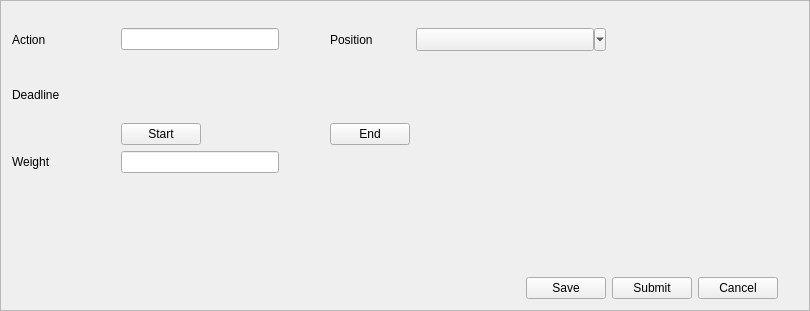
         <widget class="QFrame" name="actionPlanFrame">
          <property name="sizePolicy">
           <sizepolicy hsizetype="Expanding" vsizetype="Expanding">
            <horstretch>0</horstretch>
            <verstretch>0</verstretch>
           </sizepolicy>
          </property>
          <property name="minimumSize">
           <size>
            <width>800</width>
            <height>311</height>
           </size>
          </property>
          <property name="frameShape">
           <enum>QFrame::StyledPanel</enum>
          </property>
          <property name="frameShadow">
           <enum>QFrame::Raised</enum>
          </property>
          <layout class="QGridLayout" name="gridLayout_24">
           <item row="0" column="0">
            <widget class="QLabel" name="actionPlanActionButton">
             <property name="text">
              <string>Action</string>
             </property>
            </widget>
           </item>
           <item row="0" column="1" colspan="2">
            <spacer name="horizontalSpacer_19">
             <property name="orientation">
              <enum>Qt::Horizontal</enum>
             </property>
             <property name="sizeHint" stdset="0">
              <size>
               <width>55</width>
               <height>20</height>
              </size>
             </property>
            </spacer>
           </item>
           <item row="0" column="3" colspan="2">
            <widget class="QLineEdit" name="actionPlanActionEdit"/>
           </item>
           <item row="0" column="5">
            <spacer name="horizontalSpacer_18">
             <property name="orientation">
              <enum>Qt::Horizontal</enum>
             </property>
             <property name="sizeHint" stdset="0">
              <size>
               <width>17</width>
               <height>20</height>
              </size>
             </property>
            </spacer>
           </item>
           <item row="0" column="6">
            <widget class="QLabel" name="actionPlanPositionLabel">
             <property name="text">
              <string>Position</string>
             </property>
            </widget>
           </item>
           <item row="0" column="7" colspan="2">
            <widget class="QToolButton" name="actionPlanPositionMenu">
             <property name="minimumSize">
              <size>
               <width>190</width>
               <height>20</height>
              </size>
             </property>
             <property name="maximumSize">
              <size>
               <width>16777215</width>
               <height>23</height>
              </size>
             </property>
             <property name="text">
              <string/>
             </property>
             <property name="popupMode">
              <enum>QToolButton::MenuButtonPopup</enum>
             </property>
             <property name="toolButtonStyle">
              <enum>Qt::ToolButtonTextOnly</enum>
             </property>
            </widget>
           </item>
           <item row="0" column="9" colspan="2">
            <spacer name="horizontalSpacer_56">
             <property name="orientation">
              <enum>Qt::Horizontal</enum>
             </property>
             <property name="sizeHint" stdset="0">
              <size>
               <width>153</width>
               <height>20</height>
              </size>
             </property>
            </spacer>
           </item>
           <item row="0" column="11">
            <spacer name="verticalSpacer_24">
             <property name="orientation">
              <enum>Qt::Vertical</enum>
             </property>
             <property name="sizeHint" stdset="0">
              <size>
               <width>20</width>
               <height>47</height>
              </size>
             </property>
            </spacer>
           </item>
           <item row="1" column="0" colspan="2">
            <widget class="QLabel" name="actionPlanDeadlineLabel">
             <property name="text">
              <string>Deadline</string>
             </property>
            </widget>
           </item>
           <item row="1" column="5" rowspan="2">
            <spacer name="verticalSpacer_25">
             <property name="orientation">
              <enum>Qt::Vertical</enum>
             </property>
             <property name="sizeHint" stdset="0">
              <size>
               <width>20</width>
               <height>72</height>
              </size>
             </property>
            </spacer>
           </item>
           <item row="2" column="2">
            <spacer name="horizontalSpacer_25">
             <property name="orientation">
              <enum>Qt::Horizontal</enum>
             </property>
             <property name="sizeHint" stdset="0">
              <size>
               <width>39</width>
               <height>20</height>
              </size>
             </property>
            </spacer>
           </item>
           <item row="2" column="3">
            <widget class="QPushButton" name="actionPlanStartButton">
             <property name="text">
              <string>Start</string>
             </property>
            </widget>
           </item>
           <item row="2" column="4">
            <spacer name="horizontalSpacer_43">
             <property name="orientation">
              <enum>Qt::Horizontal</enum>
             </property>
             <property name="sizeHint" stdset="0">
              <size>
               <width>72</width>
               <height>20</height>
              </size>
             </property>
            </spacer>
           </item>
           <item row="2" column="6">
            <widget class="QPushButton" name="actionPlanEndButton">
             <property name="text">
              <string>End</string>
             </property>
            </widget>
           </item>
           <item row="2" column="7">
            <spacer name="horizontalSpacer_58">
             <property name="orientation">
              <enum>Qt::Horizontal</enum>
             </property>
             <property name="sizeHint" stdset="0">
              <size>
               <width>100</width>
               <height>20</height>
              </size>
             </property>
            </spacer>
           </item>
           <item row="3" column="0">
            <widget class="QLabel" name="actionPlanWeightLabel">
             <property name="text">
              <string>Weight</string>
             </property>
            </widget>
           </item>
           <item row="3" column="1" colspan="2">
            <spacer name="horizontalSpacer_39">
             <property name="orientation">
              <enum>Qt::Horizontal</enum>
             </property>
             <property name="sizeHint" stdset="0">
              <size>
               <width>55</width>
               <height>20</height>
              </size>
             </property>
            </spacer>
           </item>
           <item row="3" column="3" colspan="2">
            <widget class="QLineEdit" name="actionPlanWeightEdit"/>
           </item>
           <item row="4" column="4">
            <spacer name="verticalSpacer_30">
             <property name="orientation">
              <enum>Qt::Vertical</enum>
             </property>
             <property name="sizeHint" stdset="0">
              <size>
               <width>20</width>
               <height>98</height>
              </size>
             </property>
            </spacer>
           </item>
           <item row="5" column="0" colspan="8">
            <spacer name="horizontalSpacer_57">
             <property name="orientation">
              <enum>Qt::Horizontal</enum>
             </property>
             <property name="sizeHint" stdset="0">
              <size>
               <width>508</width>
               <height>20</height>
              </size>
             </property>
            </spacer>
           </item>
           <item row="5" column="8">
            <widget class="QPushButton" name="actionPlanSaveButton">
             <property name="sizePolicy">
              <sizepolicy hsizetype="Fixed" vsizetype="Fixed">
               <horstretch>0</horstretch>
               <verstretch>0</verstretch>
              </sizepolicy>
             </property>
             <property name="text">
              <string>Save</string>
             </property>
            </widget>
           </item>
           <item row="5" column="9">
            <widget class="QPushButton" name="actionPlanSubmitButton">
             <property name="sizePolicy">
              <sizepolicy hsizetype="Fixed" vsizetype="Fixed">
               <horstretch>0</horstretch>
               <verstretch>0</verstretch>
              </sizepolicy>
             </property>
             <property name="text">
              <string>Submit</string>
             </property>
            </widget>
           </item>
           <item row="5" column="10">
            <widget class="QPushButton" name="actionPlanCancelButton">
             <property name="sizePolicy">
              <sizepolicy hsizetype="Fixed" vsizetype="Fixed">
               <horstretch>0</horstretch>
               <verstretch>0</verstretch>
              </sizepolicy>
             </property>
             <property name="text">
              <string>Cancel</string>
             </property>
            </widget>
           </item>
          </layout>
         </widget>
